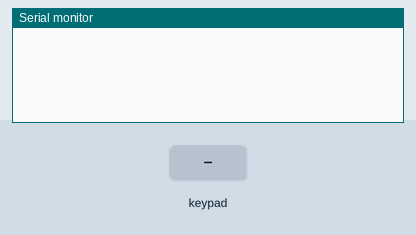
The sketch below on a simulated Arduino Uno, built with avr-gcc and run on an emulated ATmega328P. On the bench: the last lines printed to the serial monitor. The inputs (shaded band) are chosen by the test bench.

Above: at 1.2 s.
1.3 s: key '1' pressed
At 2.5 s:
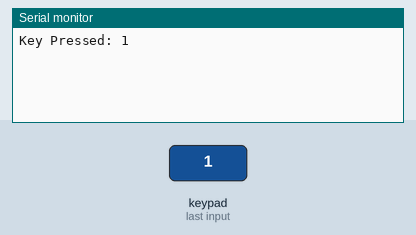
2.8 s: keypad keys 1 0 9 8 7 # pressed 0.4 s apart
At 5.7 s:
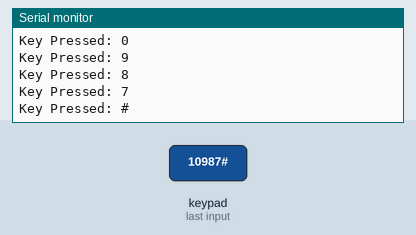
6.7 s: key '*' pressed
At 7.9 s:
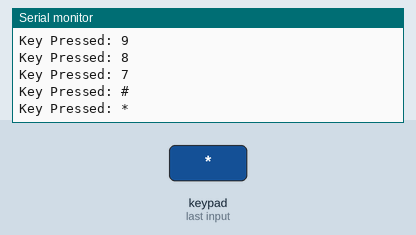
8.2 s: keypad keys 6 5 4 pressed 0.4 s apart
At 9.9 s:
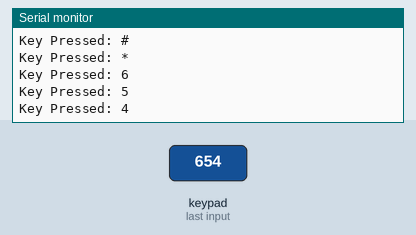
Timing chart, 0 to 11.4 s (numbered marks = the images above; inputs shaded):
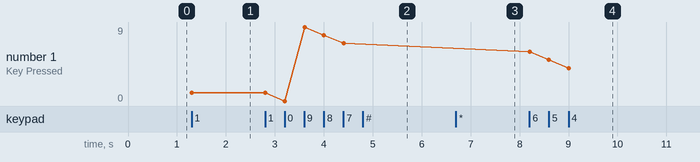

The sketch:

exercise1.ino
```cpp
// Identify the Key Stroke and Display it in the serial monitor using Library.
#include <Keypad.h>

#define ROW_NUM    4
#define COLUMN_NUM 3

char keys[ROW_NUM][COLUMN_NUM] = {
  {'1','2','3'},
  {'4','5','6'},
  {'7','8','9'},
  {'*','0','#'}
};

byte pin_rows[ROW_NUM] = {10, 9, 8, 7};
byte pin_column[COLUMN_NUM] = {6, 5, 4};

Keypad keypad = Keypad(makeKeymap(keys), pin_rows, pin_column, ROW_NUM, COLUMN_NUM);

void setup() {
  Serial.begin(9600);
}

void loop() {
  char key = keypad.getKey();

  if (key) {
    Serial.println("Key Pressed: " + String(key));
  }
}
```

Measured:
- after the input at 1.3 s, the serial monitor: prints a new line at once (image 1)
- after the input at 2.8 s, the serial monitor: prints a new line after 0.41 s (image 2)
- after the input at 6.7 s, the serial monitor: prints a new line at once (image 3)
- after the input at 8.2 s, the serial monitor: prints a new line at once (image 4)
- plotted number 1: 1 → 7 after the input at 2.8 s, 7 → 4 after the input at 8.2 s
